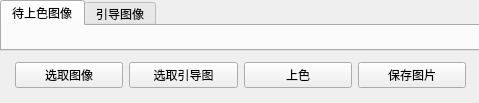
<?xml version="1.0" encoding="UTF-8"?>
<ui version="4.0">
 <class>Form</class>
 <widget class="QWidget" name="Form">
  <property name="geometry">
   <rect>
    <x>0</x>
    <y>0</y>
    <width>479</width>
    <height>103</height>
   </rect>
  </property>
  <property name="minimumSize">
   <size>
    <width>479</width>
    <height>102</height>
   </size>
  </property>
  <property name="windowTitle">
   <string>用户引导上色</string>
  </property>
  <widget class="QTabWidget" name="tabWidget">
   <property name="geometry">
    <rect>
     <x>0</x>
     <y>0</y>
     <width>481</width>
     <height>51</height>
    </rect>
   </property>
   <property name="currentIndex">
    <number>0</number>
   </property>
   <widget class="QWidget" name="imgTab">
    <attribute name="title">
     <string>待上色图像</string>
    </attribute>
    <widget class="QLabel" name="imgLabel">
     <property name="geometry">
      <rect>
       <x>0</x>
       <y>0</y>
       <width>72</width>
       <height>15</height>
      </rect>
     </property>
     <property name="text">
      <string/>
     </property>
    </widget>
   </widget>
   <widget class="QWidget" name="sketchTab">
    <attribute name="title">
     <string>引导图像</string>
    </attribute>
    <widget class="QLabel" name="sketchLabel">
     <property name="geometry">
      <rect>
       <x>0</x>
       <y>0</y>
       <width>72</width>
       <height>15</height>
      </rect>
     </property>
     <property name="text">
      <string/>
     </property>
    </widget>
   </widget>
  </widget>
  <widget class="QFrame" name="buttonFrame">
   <property name="geometry">
    <rect>
     <x>0</x>
     <y>50</y>
     <width>481</width>
     <height>51</height>
    </rect>
   </property>
   <layout class="QHBoxLayout" name="horizontalLayout">
    <property name="leftMargin">
     <number>15</number>
    </property>
    <property name="topMargin">
     <number>11</number>
    </property>
    <property name="rightMargin">
     <number>15</number>
    </property>
    <property name="bottomMargin">
     <number>11</number>
    </property>
    <item>
     <widget class="QPushButton" name="btnLoadImg">
      <property name="text">
       <string>选取图像</string>
      </property>
     </widget>
    </item>
    <item>
     <widget class="QPushButton" name="btnLoadSketch">
      <property name="text">
       <string>选取引导图</string>
      </property>
     </widget>
    </item>
    <item>
     <widget class="QPushButton" name="btnColorize">
      <property name="text">
       <string>上色</string>
      </property>
     </widget>
    </item>
    <item>
     <widget class="QPushButton" name="btnSaveImg">
      <property name="text">
       <string>保存图片</string>
      </property>
     </widget>
    </item>
   </layout>
  </widget>
 </widget>
 <resources/>
 <connections/>
</ui>
